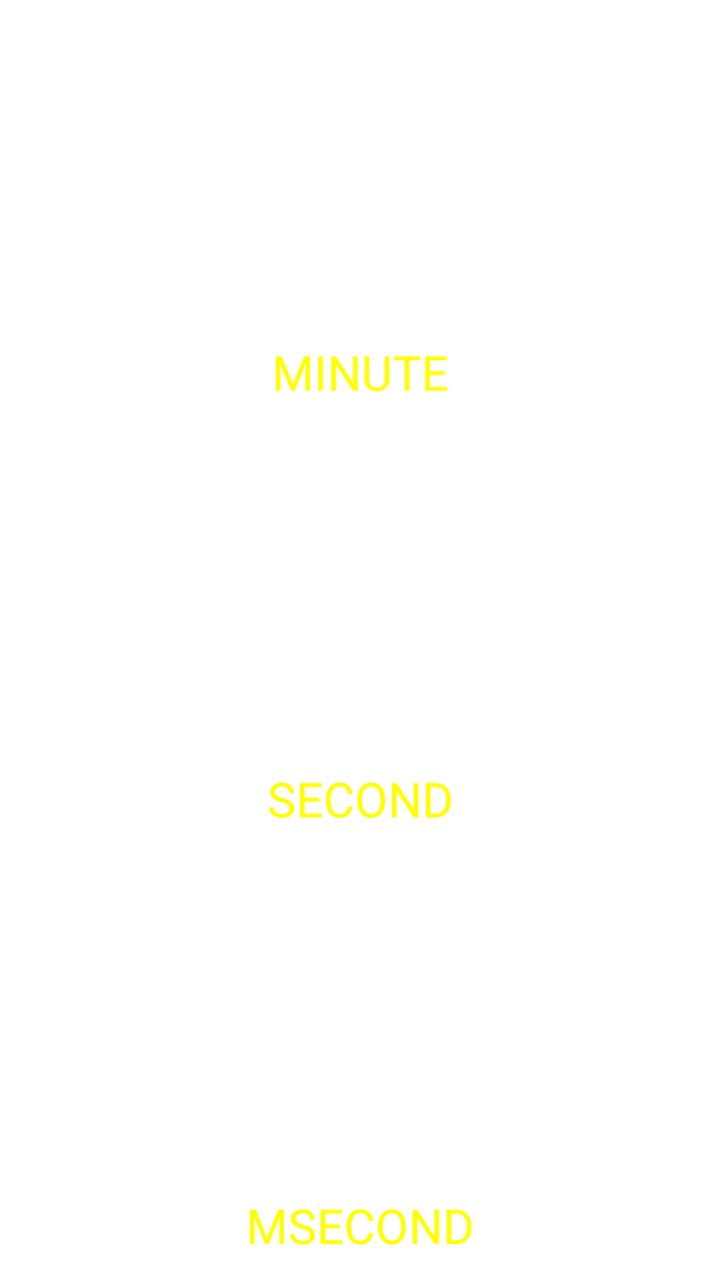
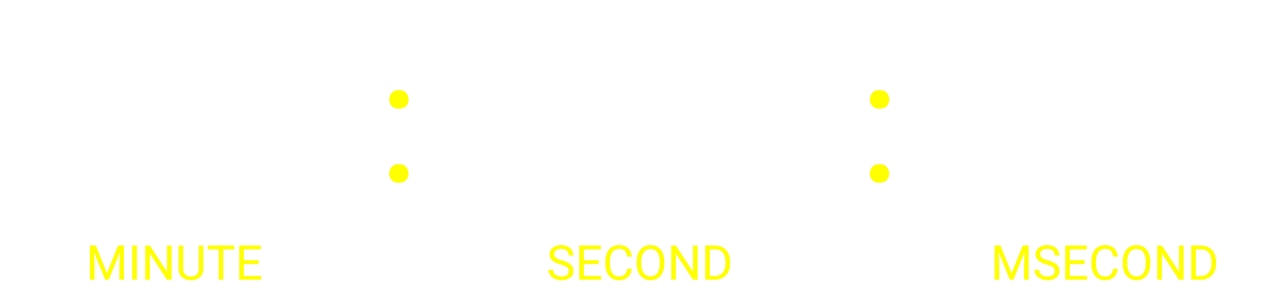

First picture: res/layout/ on a phone held upright. Second picture: the repository's own variant of that layout, on a device whose configuration matches the variant's folder. Source for both follows.
<!-- AndroidManifest.xml: fallback theme Theme.MaterialComponents.DayNight.NoActionBar -->
<!-- res/layout/time_display.xml -->
<?xml version="1.0" encoding="utf-8"?>
<LinearLayout xmlns:android="http://schemas.android.com/apk/res/android"
    android:layout_width="fill_parent"
    android:layout_height="fill_parent"
    android:layout_weight="1"
    android:orientation="vertical" >

    <include
        android:id="@+id/minBase"
        layout="@layout/bit3" />

    <TextView
        style="@style/unit"
        android:text="@string/minute" />

    <include
        android:id="@+id/secBase"
        layout="@layout/bit3" />

    <TextView
        style="@style/unit"
        android:text="@string/second" />

    <include
        android:id="@+id/msecBase"
        layout="@layout/bit3" />

    <TextView
        style="@style/unit"
        android:text="@string/msecond" />

</LinearLayout>
<!-- res/layout/bit3.xml (included above) -->
<?xml version="1.0" encoding="utf-8"?>
<LinearLayout xmlns:android="http://schemas.android.com/apk/res/android"
    android:layout_width="0dp"
    android:layout_height="wrap_content"
    android:gravity="center"
    android:layout_weight="5"
    android:orientation="horizontal" >
         <TextView
             android:id="@+id/bit1"
             style="@style/number" />
         <TextView
             android:id="@+id/bit2"
             style="@style/number" />
         <TextView
             android:id="@+id/bit3"
             style="@style/number" />


</LinearLayout>
<!-- resources referenced by this layout -->
<resources>
  <string name="minute">MINUTE</string>
  <string name="msecond">MSECOND</string>
  <string name="second">SECOND</string>
  <style name="number" parent="timeCommon">
          <item name="android:gravity">right</item>
      </style>
  <style name="unit">
          <item name="android:layout_width">fill_parent</item>
          <item name="android:layout_height">wrap_content</item>
          <item name="android:gravity">center_horizontal|top</item>
          <item name="android:textColor">@color/yellow</item>
          <item name="android:layout_weight">1</item>
          <item name="android:textSize">24sp</item>
      </style>
  <style name="timeCommon">
          <item name="android:layout_width">50dp</item>
          <item name="android:layout_height">wrap_content</item>
          <item name="android:textColor">@color/yellow</item>
          <item name="android:singleLine">true</item>
          <item name="android:textSize">86sp</item>
      </style>
  <color name="yellow">#FFFFFF00</color>
</resources>
<!-- res/layout-land/time_display.xml (the repository's variant of the layout above) -->
<!-- drawn on the phone turned sideways -->
<?xml version="1.0" encoding="utf-8"?>
<LinearLayout xmlns:android="http://schemas.android.com/apk/res/android"
    android:layout_width="fill_parent"
    android:layout_height="wrap_content"
    android:layout_weight="1"
    android:gravity="center_vertical"
    android:orientation="vertical" >

    <LinearLayout
        android:layout_width="fill_parent"
        android:layout_height="wrap_content"
        android:gravity="center_vertical" >

        <include
            android:id="@+id/minBase"
            layout="@layout/bit3" />

        <TextView
            style="@style/sep"
            android:layout_weight="1"
            android:text="@string/sep" />

        <include
            android:id="@+id/secBase"
            layout="@layout/bit3" />

        <TextView
            style="@style/sep"
            android:layout_weight="1"
            android:text="@string/sep" />

        <include
            android:id="@+id/msecBase"
            layout="@layout/bit3" />
    </LinearLayout>

    <LinearLayout
        android:layout_width="fill_parent"
        android:layout_height="wrap_content" >

        <TextView
            style="@style/unit"
            android:text="@string/minute" />

        <View
            android:layout_width="0dp"
            android:layout_height="fill_parent"
            android:layout_weight="1" />

        <TextView
            style="@style/unit"
            android:text="@string/second" />

        <View
            android:layout_width="0dp"
            android:layout_height="fill_parent"
            android:layout_weight="1" />

        <TextView
            style="@style/unit"
            android:text="@string/msecond" />
    </LinearLayout>

</LinearLayout>
<!-- resources referenced by the variant -->
<!-- as the phone turned sideways resolves them -->
<resources>
  <string name="minute">MINUTE</string>
  <string name="msecond">MSECOND</string>
  <string name="second">SECOND</string>
  <string name="sep">:</string>
  <style name="number" parent="timeCommon">
          <item name="android:gravity">right</item>
      </style>
  <style name="sep" parent="timeCommon">
          <item name="android:gravity">center</item>
      </style>
  <!-- from res/values-land/ -->
  <style name="unit">
          <item name="android:layout_width">0dp</item>
          <item name="android:layout_height">wrap_content</item>
          <item name="android:gravity">center</item>
          <item name="android:textColor">@color/yellow</item>
          <item name="android:textSize">24sp</item>
          <item name="android:layout_weight">3</item>
      </style>
  <style name="timeCommon">
          <item name="android:layout_width">50dp</item>
          <item name="android:layout_height">wrap_content</item>
          <item name="android:textColor">@color/yellow</item>
          <item name="android:singleLine">true</item>
          <item name="android:textSize">86sp</item>
      </style>
  <color name="yellow">#FFFFFF00</color>
</resources>
